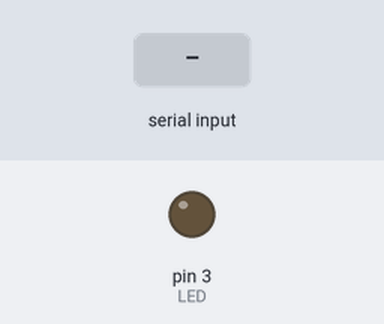
The sketch below on a simulated Arduino Uno, built with avr-gcc and run on an emulated ATmega328P. Shown: output pins drawn as LEDs (lit = HIGH). Inputs (shaded band) come from the test bench.

Above: at 1.2 s.
1.3 s: "0" received over Serial
At 1.9 s:
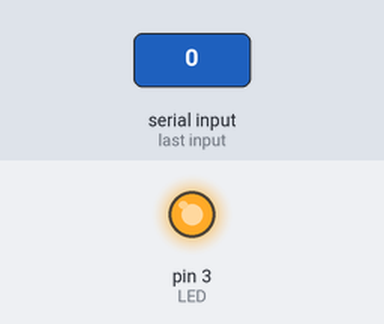
2.8 s: "1" received over Serial
At 4.0 s:
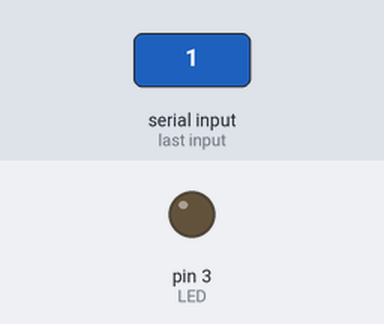
4.3 s: "2" received over Serial
At 5.3 s:
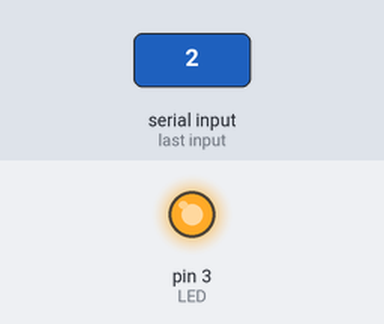
Timing chart, 0 to 7.3 s (numbered marks = the images above; inputs shaded):
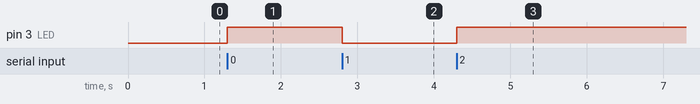

Measured:
- after the input at 1.3 s, pin 3 (LED): LOW → HIGH at once
- after the input at 2.8 s, pin 3 (LED): HIGH → LOW at once
- after the input at 4.3 s, pin 3 (LED): LOW → HIGH at once

The sketch:

livingroom.ino
```cpp
int LED = 3;
char ESTADO = '0';

void setup() {
  Serial.begin(9600);        //comunicacion
  pinMode(LED, OUTPUT);       //led
}

void loop() {
  if (Serial.available()>0) {
    ESTADO = Serial.read();
    if (ESTADO == '1') {
       digitalWrite(LED, LOW);
    } else {
       digitalWrite(LED, HIGH);
    }
  }
}
```
